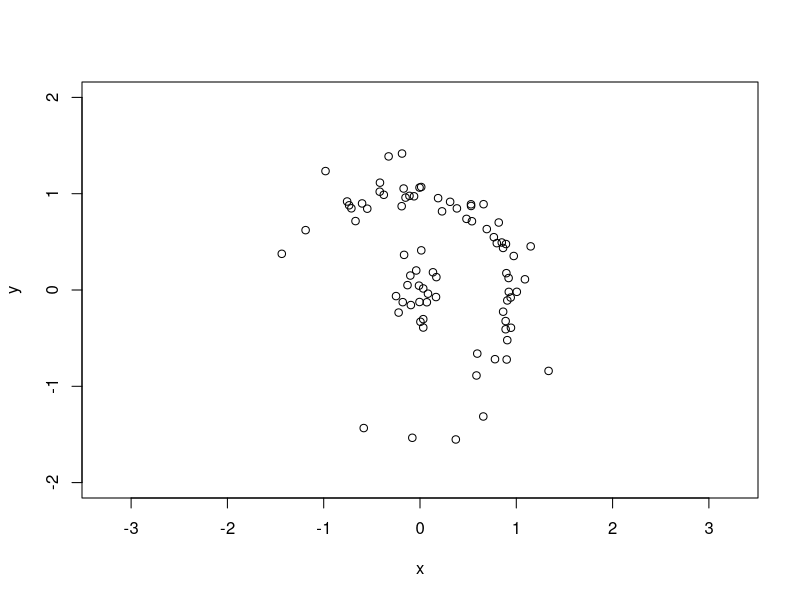
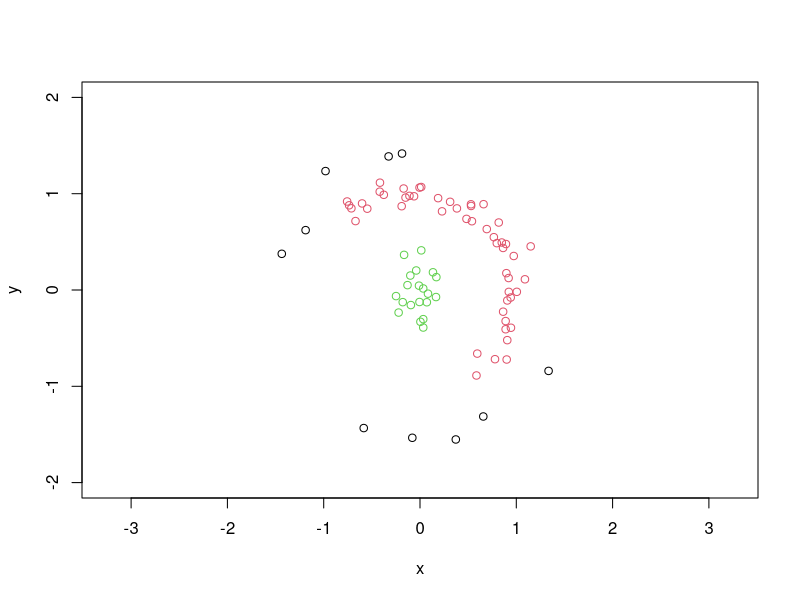
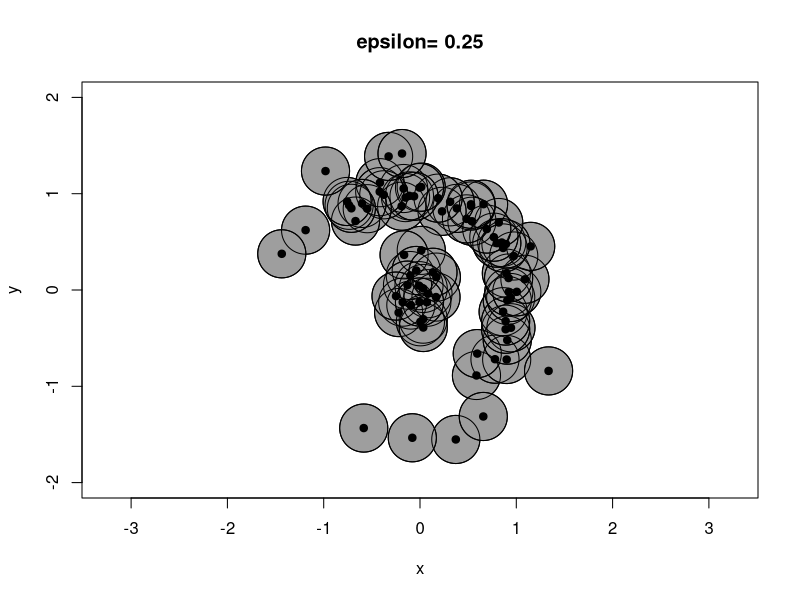
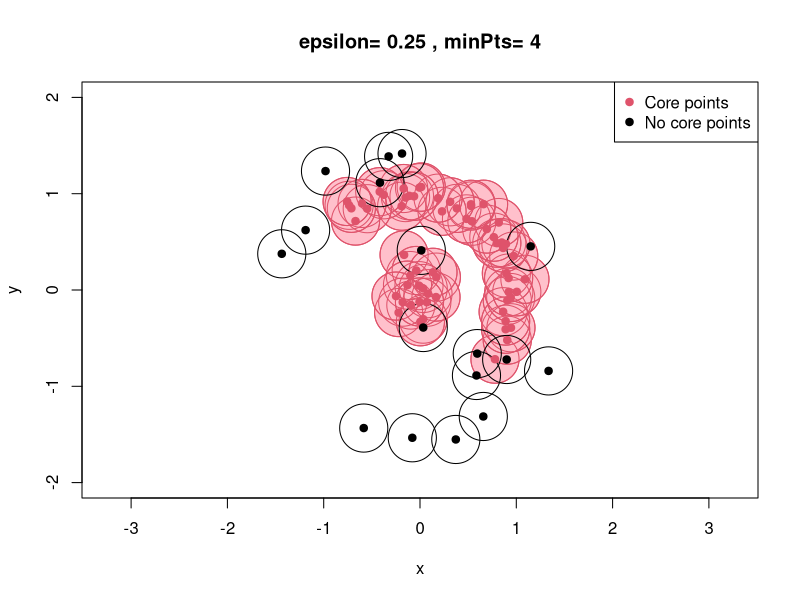
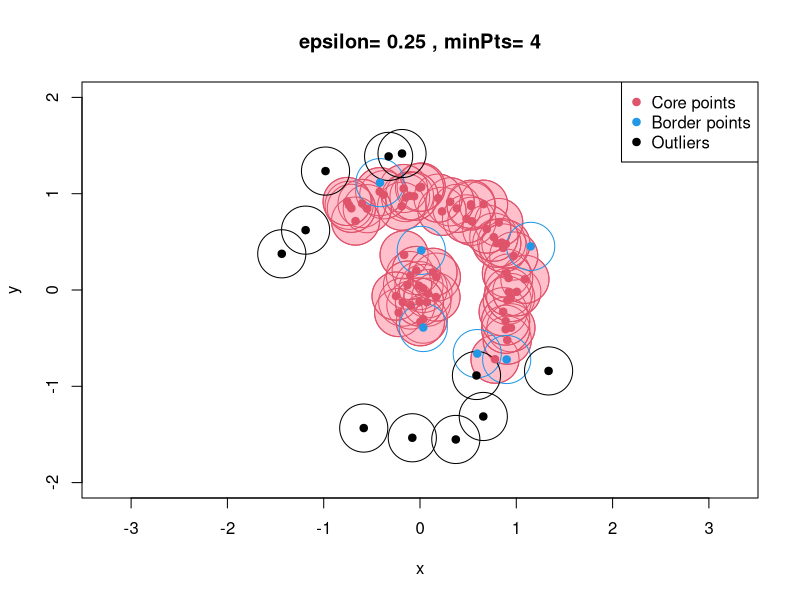
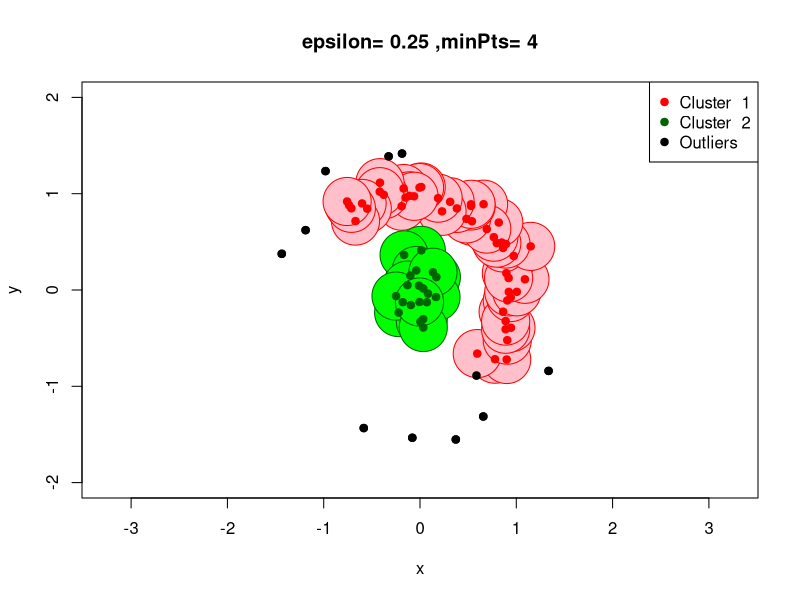
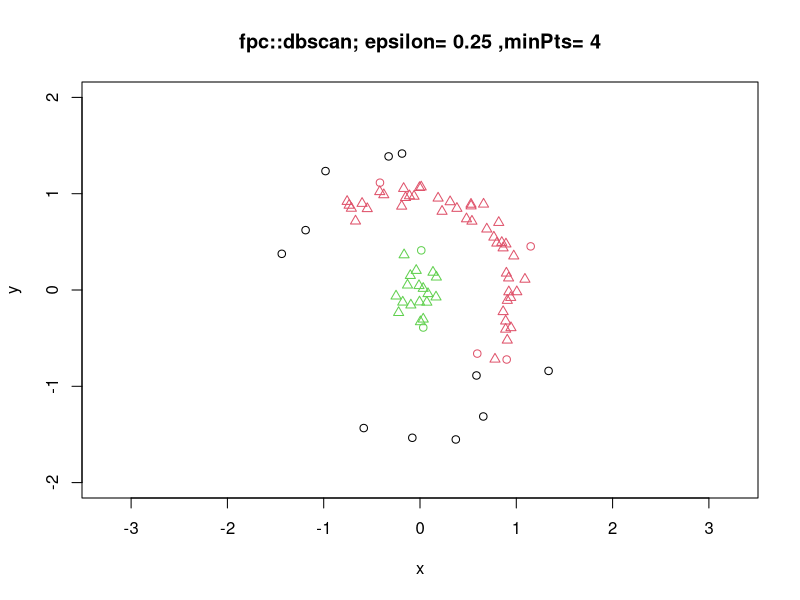
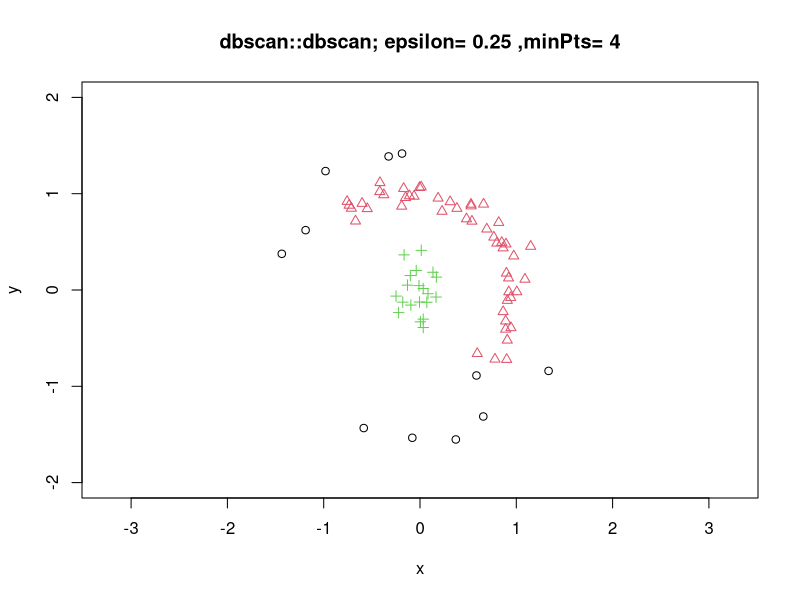

These figures' R source, in order:
## ---- chunk 1
knitr::opts_chunk$set(echo = TRUE)
## ---- chunk 2
save_pdf<-FALSE # TRUE
width_pdf <- 6
height_pdf <- 6
## ---- chunk 3
set.seed(1234)

n1 <- 50
n2 <- 20
nout <- 10

# Cluster 1: 
theta <- seq(-pi/4,3*pi/4,length=n1)
s.eps <- .1
eps <- matrix(s.eps*rnorm(2*n1),ncol=2)
X1 <- cbind(cos(theta),sin(theta))+eps

# Cluster 2:
s2 <- .2
X2 <- matrix(s2*rnorm(2*n2),ncol=2)

# Outliers:
theta.out <- runif(nout,0,2*pi)
s.eps.out <- .2
eps.out <- matrix(s.eps*rnorm(2*nout),ncol=2)
R.out <- 1.5
Xout <- R.out*cbind(cos(theta.out),sin(theta.out))+eps.out

# Final data set:
X <- rbind(X1,X2,Xout)
cl.true <- c(rep(1,n1), rep(2,n2), rep(0,nout))
n<-n1+n2+nout
## ---- chunk 4
if (save_pdf) pdf("data.pdf",width = width_pdf, height = height_pdf)
plot(X, asp=1,xlab="x",ylab="y",xlim=c(-2,2),ylim=c(-2,2))
if (save_pdf) dev.off()
## ---- chunk 5
if (save_pdf) pdf("data_cl.pdf",width = width_pdf, height = height_pdf)
plot(X, col=1+cl.true,asp=1,xlab="x",ylab="y",xlim=c(-2,2),ylim=c(-2,2))
if (save_pdf) dev.off()
## ---- chunk 6
epsilon <- .25
minPts <- floor(n/20)
## ---- chunk 7
if (save_pdf) pdf("eps_neig.pdf",width = width_pdf, height = height_pdf)
symbols(x=X[,1],y=X[,2],circles=rep(epsilon,n), inches=FALSE, fg=1, bg=8, 
        asp=1,xlim=c(-2,2),ylim=c(-2,2),
        main=paste("epsilon=",epsilon),xlab="x",ylab="y")
symbols(x=X[,1],y=X[,2],circles=rep(epsilon,n), inches=FALSE, fg=1, bg=NA,
        add=TRUE)
points(X,pch=19)
if (save_pdf) dev.off()
## ---- chunk 8
if (save_pdf) pdf("core.pdf",width = width_pdf, height = height_pdf)
D <- as.matrix(dist(X))
core.pts <- which(apply(D<=epsilon, 1, sum)>=minPts)
no.core.pts <- (1:n)[-core.pts]
n.core <- length(core.pts)
n.no.core <- n-n.core

symbols(x=X[core.pts,1],y=X[core.pts,2],circles=rep(epsilon,n.core), inches=FALSE, fg=2, bg="pink",
        asp=1,xlim=c(-2,2),ylim=c(-2,2),
        main=paste("epsilon=",epsilon,", minPts=",minPts),xlab="x",ylab="y")
symbols(x=X[core.pts,1],y=X[core.pts,2],circles=rep(epsilon,n.core), inches=FALSE, fg=2, bg=NA,
        add=TRUE)
symbols(x=X[no.core.pts,1],y=X[no.core.pts,2],circles=rep(epsilon,n.no.core), inches=FALSE, 
        fg=1, bg=NA,
        asp=1,xlim=c(-2,2),ylim=c(-2,2),add=TRUE)
points(X[core.pts,],pch=19,col=2)
points(X[no.core.pts,],pch=19,col=1)
legend("topright",c("Core points","No core points"),pch=19,col=c(2,1))
if (save_pdf) dev.off()
## ---- chunk 9
if (save_pdf) pdf("border_outliers.pdf",width = width_pdf, height = height_pdf)
D.nc.c <- D[no.core.pts,core.pts]
border.pts <- no.core.pts[which(apply(D.nc.c,1,min)<=epsilon)]
outliers <- setdiff(no.core.pts,border.pts)
n.border<- length(border.pts)
n.outliers <- n.no.core - n.border

symbols(x=X[core.pts,1],y=X[core.pts,2],circles=rep(epsilon,n.core), inches=FALSE, fg=2, bg="pink",
        asp=1,xlim=c(-2,2),ylim=c(-2,2),
        main=paste("epsilon=",epsilon,", minPts=",minPts),xlab="x",ylab="y")
symbols(x=X[core.pts,1],y=X[core.pts,2],circles=rep(epsilon,n.core), inches=FALSE, fg=2, bg=NA,
        add=TRUE)
symbols(x=X[border.pts,1],y=X[border.pts,2],circles=rep(epsilon,n.border), inches=FALSE, 
        fg=4, bg=NA,add=TRUE)
symbols(x=X[outliers,1],y=X[outliers,2],circles=rep(epsilon,n.outliers), inches=FALSE, 
        fg=1, bg=NA,ylim=c(-2,2),add=TRUE)
points(X[core.pts,],pch=19,col=2)
points(X[border.pts,],pch=19,col=4)
points(X[outliers,],pch=19,col=1)
legend("topright",c("Core points","Border points","Outliers"),pch=19,col=c(2,4,1))
if (save_pdf) dev.off()
## ---- chunk 10
remain.pts <- setdiff(1:n,outliers)
clusters <- list()
cl.found <- numeric(n)
j <- 0
while (length(remain.pts)>0) {
  j <- j+1
  cluster.j <- sample(intersect(remain.pts,core.pts),1)
  remain.pts <- setdiff(remain.pts,cluster.j)
  D.aux <- D[remain.pts,cluster.j]
  eps.reachable <- remain.pts[D.aux<=epsilon]
  while (length(eps.reachable)>0){
    cluster.j <- union(cluster.j,eps.reachable)
    remain.pts <- setdiff(remain.pts,cluster.j)
    if (length(remain.pts)>0){
      D.aux <- matrix(D[remain.pts,cluster.j],ncol=length(cluster.j))
      eps.reachable <- remain.pts[which(apply(D.aux,1,min)<=epsilon)]
    }else{
      eps.reachable <- numeric(0)
    }
  }
  clusters[[j]]<-sort(cluster.j)
  cl.found[clusters[[j]]] <- j
}

table(cl.true, cl.found)
## ---- chunk 11
if (save_pdf) pdf("my_dbscan.pdf",width = width_pdf, height = height_pdf)
fg.col <- c("red","darkgreen","blue")
bg.col <- c("pink","green","lightblue")
plot(X[outliers,],pch=19,col=1,
     asp=1,xlim=c(-2,2),ylim=c(-2,2),
     main=paste("epsilon=",epsilon,",minPts=",minPts),
     xlab="x",ylab="y")
J <- length(clusters)
for (j in (1:J)){
  symbols(x=X[clusters[[j]],1],y=X[clusters[[j]],2],
          circles=rep(epsilon,length(clusters[[j]])), 
          inches=FALSE, fg=fg.col[j], bg=bg.col[j], add=TRUE)
  points(X[clusters[[j]],],pch=19,col=fg.col[j])
}
points(X[outliers,],pch=19,col=1)
legend("topright",c(paste("Cluster ",1:J),"Outliers"),
       pch=19,col=c(fg.col[1:J],1))
if (save_pdf) dev.off()
## ---- chunk 12
if (save_pdf) pdf("fpc_dbscan.pdf",width = width_pdf, height = height_pdf)
library(fpc)
# ?fpc::dbscan
fpc.ds <- fpc::dbscan(X,eps = epsilon, MinPts = minPts, showplot = 0)
plot(fpc.ds,X, main=paste("fpc::dbscan; epsilon=",epsilon,",minPts=",minPts),
     xlab="x",ylab="y",asp=1,xlim=c(-2,2),ylim=c(-2,2))
if (save_pdf) dev.off()
## ---- chunk 13
print(fpc.ds)
table(cl.true, fpc.ds$cluster)
## ---- chunk 14
if (save_pdf) pdf("dbscan_dbscan.pdf",width = width_pdf, height = height_pdf)
library(dbscan)
# ?dbscan::dbscan
dbscan.ds <- dbscan::dbscan(X,eps = epsilon, minPts = minPts)
plot(X, col=dbscan.ds$cluster+1, pch=dbscan.ds$cluster+1, 
     main=paste("dbscan::dbscan; epsilon=",epsilon,",minPts=",minPts),
     xlab="x",ylab="y",asp=1,xlim=c(-2,2),ylim=c(-2,2))
if (save_pdf) dev.off()
## ---- chunk 15
table(cl.true, dbscan.ds$cluster)
